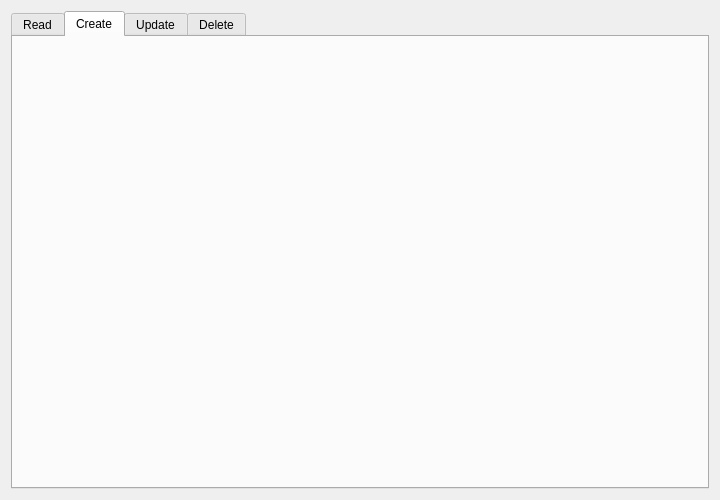
<?xml version="1.0" encoding="UTF-8"?>
<ui version="4.0">
 <class>MainView</class>
 <widget class="QDialog" name="MainView">
  <property name="geometry">
   <rect>
    <x>0</x>
    <y>0</y>
    <width>720</width>
    <height>500</height>
   </rect>
  </property>
  <property name="windowTitle">
   <string>Dialog</string>
  </property>
  <property name="toolTipDuration">
   <number>-7</number>
  </property>
  <layout class="QVBoxLayout" name="verticalLayout">
   <item>
    <widget class="QTabWidget" name="tabWidget">
     <property name="currentIndex">
      <number>1</number>
     </property>
     <widget class="QWidget" name="tabRead">
      <attribute name="title">
       <string>Read</string>
      </attribute>
      <layout class="QVBoxLayout" name="verticalLayout_3">
       <item>
        <layout class="QVBoxLayout" name="loReadTab"/>
       </item>
      </layout>
     </widget>
     <widget class="QWidget" name="tabCreate">
      <attribute name="title">
       <string>Create</string>
      </attribute>
      <layout class="QVBoxLayout" name="verticalLayout_5">
       <item>
        <layout class="QVBoxLayout" name="loCreateTab"/>
       </item>
      </layout>
     </widget>
     <widget class="QWidget" name="tabUpdate">
      <attribute name="title">
       <string>Update</string>
      </attribute>
      <layout class="QVBoxLayout" name="verticalLayout_7">
       <item>
        <layout class="QVBoxLayout" name="loUpdateTab"/>
       </item>
      </layout>
     </widget>
     <widget class="QWidget" name="tabDelete">
      <attribute name="title">
       <string>Delete</string>
      </attribute>
      <layout class="QVBoxLayout" name="verticalLayout_9">
       <item>
        <layout class="QVBoxLayout" name="loDeleteTab"/>
       </item>
      </layout>
     </widget>
    </widget>
   </item>
  </layout>
 </widget>
 <resources/>
 <connections/>
</ui>
